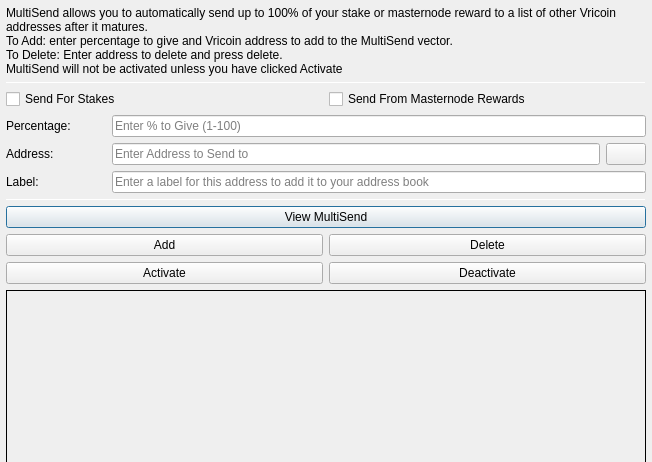
<?xml version="1.0" encoding="UTF-8"?>
<ui version="4.0">
 <class>MultiSendDialog</class>
 <widget class="QDialog" name="MultiSendDialog">
  <property name="windowModality">
   <enum>Qt::NonModal</enum>
  </property>
  <property name="geometry">
   <rect>
    <x>0</x>
    <y>0</y>
    <width>652</width>
    <height>300</height>
   </rect>
  </property>
  <property name="windowTitle">
   <string>MultiSend</string>
  </property>
  <layout class="QVBoxLayout" name="verticalLayout" stretch="0">
   <property name="leftMargin">
    <number>6</number>
   </property>
   <property name="topMargin">
    <number>6</number>
   </property>
   <property name="rightMargin">
    <number>6</number>
   </property>
   <property name="bottomMargin">
    <number>6</number>
   </property>
   <item>
    <layout class="QVBoxLayout" name="verticalLayout_Main" stretch="1,1,1,0,1,1,1">
     <item>
      <widget class="QLabel" name="label_2">
       <property name="lineWidth">
        <number>1</number>
       </property>
       <property name="text">
        <string>MultiSend allows you to automatically send up to 100% of your stake or masternode reward to a list of other Vricoin addresses after it matures.
To Add: enter percentage to give and Vricoin address to add to the MultiSend vector.
To Delete: Enter address to delete and press delete.
MultiSend will not be activated unless you have clicked Activate</string>
       </property>
       <property name="alignment">
        <set>Qt::AlignLeading|Qt::AlignLeft|Qt::AlignTop</set>
       </property>
       <property name="wordWrap">
        <bool>true</bool>
       </property>
      </widget>
     </item>
     <item>
      <widget class="Line" name="line">
       <property name="minimumSize">
        <size>
         <width>0</width>
         <height>1</height>
        </size>
       </property>
       <property name="maximumSize">
        <size>
         <width>16777215</width>
         <height>1</height>
        </size>
       </property>
       <property name="orientation">
        <enum>Qt::Horizontal</enum>
       </property>
      </widget>
     </item>
     <item>
      <layout class="QVBoxLayout" name="verticalLayout_Settings">
       <item>
        <layout class="QHBoxLayout" name="horizontalLayout">
         <item>
          <widget class="QCheckBox" name="multiSendStakeCheckBox">
           <property name="text">
            <string>Send For Stakes</string>
           </property>
          </widget>
         </item>
         <item>
          <widget class="QCheckBox" name="multiSendMasternodeCheckBox">
           <property name="text">
            <string>Send From Masternode Rewards</string>
           </property>
          </widget>
         </item>
        </layout>
       </item>
       <item>
        <layout class="QHBoxLayout" name="horizontalLayout_6">
         <item>
          <widget class="QLabel" name="label">
           <property name="minimumSize">
            <size>
             <width>100</width>
             <height>0</height>
            </size>
           </property>
           <property name="toolTip">
            <string>Percentage of stake to send</string>
           </property>
           <property name="text">
            <string>Percentage:</string>
           </property>
          </widget>
         </item>
         <item>
          <widget class="QLineEdit" name="multiSendPercentEdit">
           <property name="toolTip">
            <string>Enter whole numbers 1 - 100</string>
           </property>
           <property name="placeholderText">
            <string>Enter % to Give (1-100)</string>
           </property>
          </widget>
         </item>
        </layout>
       </item>
       <item>
        <layout class="QHBoxLayout" name="horizontalLayout_7">
         <item>
          <widget class="QLabel" name="label_5">
           <property name="minimumSize">
            <size>
             <width>100</width>
             <height>0</height>
            </size>
           </property>
           <property name="toolTip">
            <string>Address to send portion of stake to</string>
           </property>
           <property name="text">
            <string>Address:</string>
           </property>
          </widget>
         </item>
         <item>
          <widget class="QLineEdit" name="multiSendAddressEdit">
           <property name="toolTip">
            <string/>
           </property>
           <property name="placeholderText">
            <string>Enter Address to Send to</string>
           </property>
          </widget>
         </item>
         <item>
          <widget class="QPushButton" name="addressBookButton">
           <property name="maximumSize">
            <size>
             <width>16777215</width>
             <height>32</height>
            </size>
           </property>
           <property name="toolTip">
            <string>Choose an address from the address book</string>
           </property>
           <property name="text">
            <string/>
           </property>
           <property name="icon">
            <iconset resource="../vricoin.qrc">
             <normaloff>:/icons/address-book</normaloff>:/icons/address-book</iconset>
           </property>
           <property name="shortcut">
            <string>Alt+A</string>
           </property>
           <property name="autoDefault">
            <bool>false</bool>
           </property>
          </widget>
         </item>
        </layout>
       </item>
      </layout>
     </item>
     <item>
      <layout class="QHBoxLayout" name="horizontalLayout_3">
       <item>
        <widget class="QLabel" name="label_3">
         <property name="minimumSize">
          <size>
           <width>100</width>
           <height>0</height>
          </size>
         </property>
         <property name="text">
          <string>Label:</string>
         </property>
        </widget>
       </item>
       <item>
        <widget class="QLineEdit" name="labelAddressLabelEdit">
         <property name="placeholderText">
          <string>Enter a label for this address to add it to your address book</string>
         </property>
        </widget>
       </item>
      </layout>
     </item>
     <item>
      <widget class="Line" name="line_2">
       <property name="minimumSize">
        <size>
         <width>0</width>
         <height>1</height>
        </size>
       </property>
       <property name="maximumSize">
        <size>
         <width>16777215</width>
         <height>1</height>
        </size>
       </property>
       <property name="orientation">
        <enum>Qt::Horizontal</enum>
       </property>
      </widget>
     </item>
     <item>
      <layout class="QVBoxLayout" name="verticalLayout_Buttons">
       <item>
        <layout class="QHBoxLayout" name="horizontalLayout_4">
         <item>
          <widget class="QPushButton" name="viewButton">
           <property name="toolTip">
            <string/>
           </property>
           <property name="statusTip">
            <string>View MultiSend Vector</string>
           </property>
           <property name="text">
            <string>View MultiSend</string>
           </property>
          </widget>
         </item>
        </layout>
       </item>
       <item>
        <layout class="QHBoxLayout" name="horizontalLayout_2">
         <item>
          <widget class="QPushButton" name="addButton">
           <property name="toolTip">
            <string/>
           </property>
           <property name="statusTip">
            <string>Add to MultiSend Vector</string>
           </property>
           <property name="text">
            <string>Add</string>
           </property>
          </widget>
         </item>
         <item>
          <widget class="QPushButton" name="deleteButton">
           <property name="toolTip">
            <string/>
           </property>
           <property name="statusTip">
            <string>Delete Address From MultiSend Vector</string>
           </property>
           <property name="text">
            <string>Delete</string>
           </property>
          </widget>
         </item>
        </layout>
       </item>
       <item>
        <layout class="QHBoxLayout" name="horizontalLayout_5">
         <item>
          <widget class="QPushButton" name="activateButton">
           <property name="statusTip">
            <string>Activate MultiSend</string>
           </property>
           <property name="text">
            <string>Activate</string>
           </property>
          </widget>
         </item>
         <item>
          <widget class="QPushButton" name="disableButton">
           <property name="statusTip">
            <string>Deactivate MultiSend</string>
           </property>
           <property name="text">
            <string>Deactivate</string>
           </property>
          </widget>
         </item>
        </layout>
       </item>
      </layout>
     </item>
     <item>
      <widget class="QLabel" name="message">
       <property name="minimumSize">
        <size>
         <width>0</width>
         <height>180</height>
        </size>
       </property>
       <property name="frameShape">
        <enum>QFrame::Panel</enum>
       </property>
       <property name="frameShadow">
        <enum>QFrame::Plain</enum>
       </property>
       <property name="lineWidth">
        <number>1</number>
       </property>
       <property name="midLineWidth">
        <number>1</number>
       </property>
       <property name="text">
        <string/>
       </property>
       <property name="alignment">
        <set>Qt::AlignLeading|Qt::AlignLeft|Qt::AlignTop</set>
       </property>
       <property name="wordWrap">
        <bool>true</bool>
       </property>
      </widget>
     </item>
    </layout>
   </item>
  </layout>
 </widget>
 <resources>
  <include location="../vricoin.qrc"/>
 </resources>
 <connections/>
</ui>
